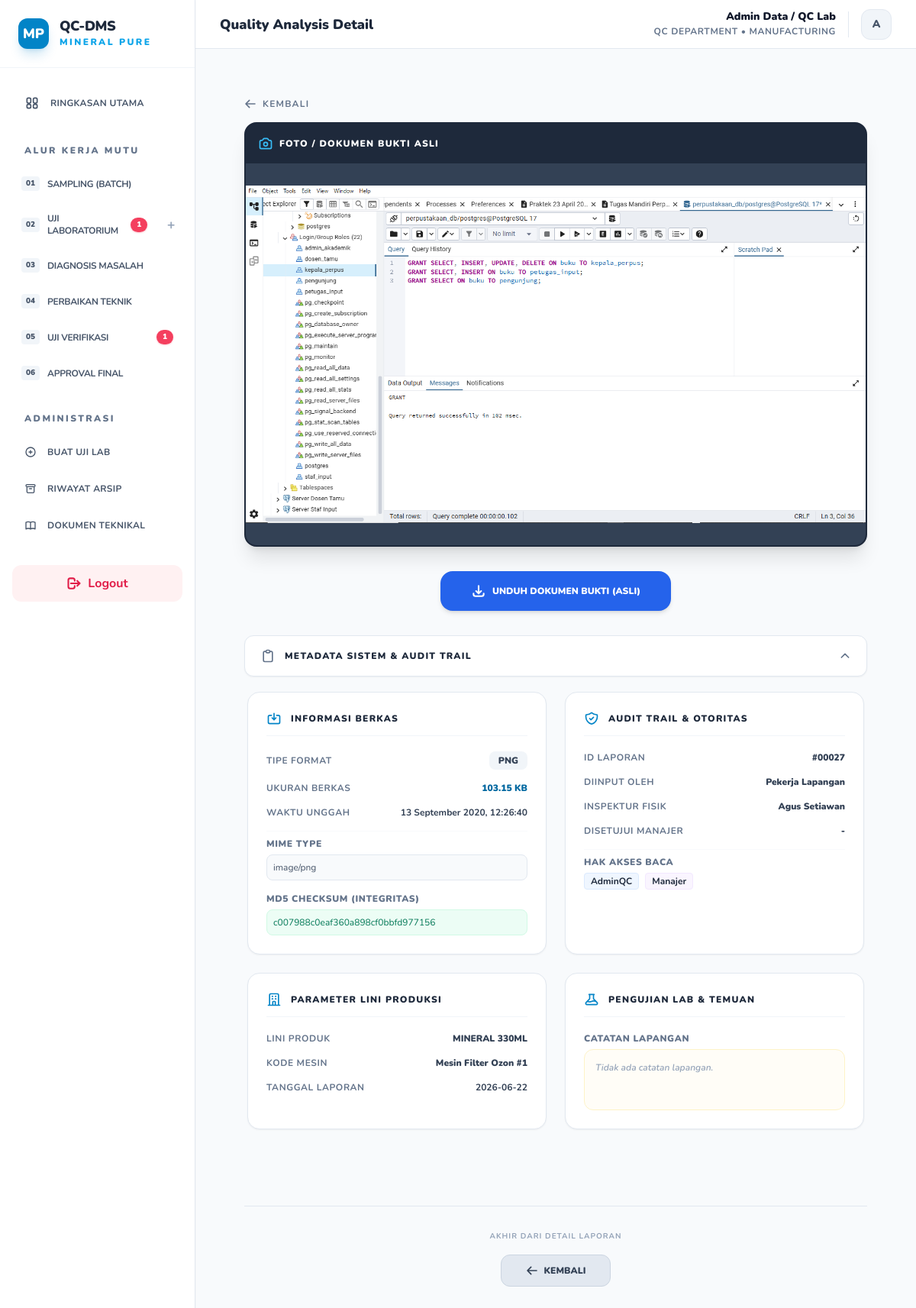
Screenshot of /view.php?id=27 (signed in) with the database file from the repository.
### tables this page shows
CREATE TABLE documents (
        id INTEGER PRIMARY KEY AUTOINCREMENT,
        no_dokumen TEXT UNIQUE,
        nama_dokumen TEXT,
        produk TEXT,
        jenis TEXT,
        tanggal TEXT,
        inspector TEXT,
        machine_id TEXT,
        admin_entry_name TEXT,
        status TEXT,
        status_mutu TEXT DEFAULT 'Passed',
        approval_status TEXT DEFAULT 'Waiting Approval',
        approved_by TEXT,
        link TEXT,
        deskripsi TEXT,
        folder_path TEXT,
        parent_doc_id INTEGER,
        ph TEXT,
        tds TEXT,
        kekeruhan TEXT,
        created_at DATETIME,
        approved_at DATETIME,
        archived_at DATETIME
    , file_path TEXT, external_link TEXT);

### view.php (the view, shortened to what this page needs)
<?php
require 'db.php';
$id = $_GET['id'] ?? null;
$stmt = $pdo->prepare("SELECT * FROM documents WHERE id = ?");
$stmt->execute([$id]);
$doc = $stmt->fetch(PDO::FETCH_ASSOC);
$file_size_formatted = '0 KB';
$file_ext = 'UNKNOWN';
$file_mime = 'application/octet-stream';
$file_hash = '-';
$file_upload_time = $doc['tanggal'];
if (!empty($doc['file_path']) && file_exists($doc['file_path'])) {
    $file_size = filesize($doc['file_path']);
    $units = array('B', 'KB', 'MB', 'GB', 'TB');
    $bytes = max($file_size, 0);
    $pow = floor(($bytes ? log($bytes) : 0) / log(1024));
    $pow = min($pow, count($units) - 1);
    $bytes /= pow(1024, $pow);
    $file_size_formatted = round($bytes, 2) . ' ' . $units[$pow];
    $file_ext = strtoupper(pathinfo($doc['file_path'], PATHINFO_EXTENSION));
    $file_mime = mime_content_type($doc['file_path']);
    $file_hash = md5_file($doc['file_path']);
    $file_upload_time = date("d F Y, H:i:s", filemtime($doc['file_path']));
} elseif (!empty($doc['external_link'])) {
    $file_ext = 'CLOUD LINK';
    $file_mime = 'URI/Hyperlink';
    $file_size_formatted = 'External Storage';
    $file_hash = 'N/A (Cloud Data)';
}
?>
<!DOCTYPE html>
<html lang="id">
<head>
    <script src="https://cdn.tailwindcss.com"></script>
</head>
<body class="bg-slate-50 min-h-screen antialiased text-slate-800">
    <?php include 'sidebar.php'; ?>
    <div class="max-w-5xl mx-auto py-4 md:py-8 px-4 md:px-8 view-container">
        <div class="mb-4 flex items-center gap-3 no-print">
            <a href="javascript:history.back()" class="flex items-center gap-2 font-bold text-slate-500 hover:text-sky-600 transition-all text-sm md:text-xs md:uppercase md:tracking-widest">
                <svg class="w-4 h-4" fill="none" stroke="currentColor" viewBox="0 0 24 24" xmlns="http://www.w3.org/2000/svg"><path stroke-linecap="round" stroke-linejoin="round" stroke-width="2.5" d="M10 19l-7-7m0 0l7-7m-7 7h18"></path></svg>
                <span>Kembali</span>
            </a>
        </div>
        <?php if (!empty($doc['file_path']) || !empty($doc['external_link'])): ?>
        <div class="mb-8 no-print">
            <div class="bg-slate-900 rounded-2xl overflow-hidden shadow-xl border-2 border-slate-800">
                <div class="p-4 bg-slate-800 flex justify-between items-center">
                    <div class="flex items-center gap-2">
                        <h4 class="text-xs font-black text-white uppercase tracking-widest">Foto / Dokumen Bukti Asli</h4>
                    </div>
                </div>
                <div class="bg-slate-700 doc-preview-box" style="height:500px">
                    <?php if (!empty($doc['file_path'])): ?>
                        <?php
                        $ext = strtolower(pathinfo($doc['file_path'], PATHINFO_EXTENSION));
                        if (in_array($ext, ['jpg', 'jpeg', 'png', 'webp'])): ?>
                            <img src="<?= htmlspecialchars($doc['file_path']) ?>" class="w-full h-full object-contain" style="display:block">
                        <?php else: ?>
                            <iframe src="<?= htmlspecialchars($doc['file_path']) ?>" class="w-full h-full border-none"></iframe>
                        <?php endif; ?>
                    <?php endif; ?>
                </div>
            </div>
        </div>
        <?php endif; ?>
        <div class="mb-8 flex-col sm:flex-row justify-center items-center gap-4 sm:gap-6 no-print action-area desktop-action-toolbar hidden md:flex">
            <?php if (!empty($doc['file_path'])): ?>
                <a href="<?= htmlspecialchars($doc['file_path']) ?>" download class="w-full sm:w-auto justify-center px-10 py-4 bg-blue-600 text-white text-xs font-black uppercase rounded-2xl hover:bg-blue-700 transition-all shadow-md flex items-center gap-2">
                    <svg class="w-5 h-5" fill="none" stroke="currentColor" viewBox="0 0 24 24" xmlns="http://www.w3.org/2000/svg"><path stroke-linecap="round" stroke-linejoin="round" stroke-width="2.5" d="M4 16v1a3 3 0 003 3h10a3 3 0 003-3v-1m-4-4l-4 4m0 0l-4-4m4 4V4"></path></svg>
                    Unduh Dokumen Bukti (Asli)
                </a>
            <?php endif; ?>
        </div>
        <div class="mb-16">
            <div class="no-print">
                <button onclick="toggleMetadata()" class="w-full py-4 px-5 bg-white hover:bg-slate-50 rounded-xl flex justify-between items-center transition-all border border-slate-200 shadow-sm">
                    <div class="flex items-center gap-3">
                        <h4 class="text-xs font-black text-slate-650 uppercase tracking-widest">Metadata Sistem & Audit Trail</h4>
                    </div>
                    <span id="metaArrow" class="transform transition-transform duration-300 text-slate-500" style="transform: rotate(180deg);">
                        <svg class="w-4 h-4" fill="none" stroke="currentColor" viewBox="0 0 24 24" xmlns="http://www.w3.org/2000/svg"><path stroke-linecap="round" stroke-linejoin="round" stroke-width="2.5" d="M19 9l-7 7-7-7"></path></svg>
                    </span>
                </button>
            </div>
            <div id="metadataSection" class="metadata-content open mt-4">
                <div class="no-print grid grid-cols-1 md:grid-cols-2 gap-6 p-1 mb-8 meta-grid">
                    <div class="bg-white p-6 rounded-2xl border border-slate-200 shadow-sm">
                        <div class="flex items-center gap-3 mb-5 pb-3 border-b border-slate-100">
                            <svg class="w-5 h-5 text-sky-600" fill="none" stroke="currentColor" viewBox="0 0 24 24" xmlns="http://www.w3.org/2000/svg">
                                <path stroke-linecap="round" stroke-linejoin="round" stroke-width="2" d="M8 7H5a2 2 0 00-2 2v9a2 2 0 002 2h14a2 2 0 002-2V9a2 2 0 00-2-2h-3m-1 4l-3 3m0 0l-3-3m3 3V4"></path>
                            </svg>
                            <h4 class="text-xs font-black text-slate-800 uppercase tracking-widest">Informasi Berkas</h4>
                        </div>
                        <ul class="space-y-4">
                            <li class="flex justify-between items-center">
                                <span class="text-xs font-bold text-slate-500 uppercase tracking-wider">Tipe Format</span>
                                <span class="text-xs font-black text-slate-700 bg-slate-100 px-3 py-1 rounded-lg"><?= $file_ext ?></span>
                            </li>
                            <li class="flex justify-between items-center">
                                <span class="text-xs font-bold text-slate-500 uppercase tracking-wider">Ukuran Berkas</span>
                                <span class="text-xs font-black text-sky-700"><?= $file_size_formatted ?></span>
                            </li>
                            <li class="flex justify-between items-center">
                                <span class="text-xs font-bold text-slate-500 uppercase tracking-wider">Waktu Unggah</span>
                                <span class="text-xs font-bold text-slate-700"><?= $file_upload_time ?></span>
                            </li>
                            <li class="flex flex-col gap-1.5 pt-2 border-t border-slate-50">
                                <span class="text-xs font-black text-slate-500 uppercase tracking-wider">MIME Type</span>
                                <span class="text-xs font-mono text-slate-600 bg-slate-50 p-2 rounded-lg border border-slate-200"><?= $file_mime ?></span>
                            </li>
                            <li class="flex flex-col gap-1.5">
                                <span class="text-xs font-black text-slate-500 uppercase tracking-wider">MD5 Checksum (Integritas)</span>
                                <span class="text-xs font-mono text-emerald-700 bg-emerald-50 p-2 rounded-lg border border-emerald-100 break-all"><?= $file_hash ?></span>
                            </li>
                        </ul>
                    </div>
                    <div class="bg-white p-6 rounded-2xl border border-slate-200 shadow-sm">
                        <div class="flex items-center gap-3 mb-5 pb-3 border-b border-slate-100">
                            <h4 class="text-xs font-black text-slate-800 uppercase tracking-widest">Audit Trail & Otoritas</h4>
                        </div>
                        <ul class="space-y-4">
                            <li class="flex justify-between items-center">
                                <span class="text-xs font-bold text-slate-500 uppercase tracking-wider">ID Laporan</span>
                                <span class="text-xs font-black text-slate-700">#<?= str_pad($doc['id'], 5, '0', STR_PAD_LEFT) ?></span>
                            </li>
                            <li class="flex justify-between items-center">
                                <span class="text-xs font-bold text-slate-500 uppercase tracking-wider">Diinput Oleh</span>
                                <span class="text-xs font-black text-slate-700"><?= htmlspecialchars(str_replace('_', ' ', $doc['admin_entry_name'] ?? 'Pekerja Lapangan')) ?></span>
                            </li>
                            <li class="flex justify-between items-center">
                                <span class="text-xs font-bold text-slate-500 uppercase tracking-wider">Inspektur Fisik</span>
                                <span class="text-xs font-black text-slate-700"><?= htmlspecialchars($doc['inspector'] ?? '-') ?></span>
                            </li>
                            <li class="flex justify-between items-center">
                                <span class="text-xs font-bold text-slate-500 uppercase tracking-wider">Disetujui Manajer</span>
                                <span class="text-xs font-black text-slate-700"><?= htmlspecialchars(explode('(', $doc['approved_by'] ?? '-')[0]) ?></span>
                            </li>
                            <li class="flex flex-col gap-1.5 pt-2 border-t border-slate-50">
                                <span class="text-xs font-black text-slate-500 uppercase tracking-wider">Hak Akses Baca</span>
                                <div class="flex gap-2">
                                    <span class="text-xs font-bold text-blue-750 bg-blue-50 px-2 py-0.5 rounded border border-blue-100">AdminQC</span>
                                    <span class="text-xs font-bold text-purple-750 bg-purple-50 px-2 py-0.5 rounded border border-purple-100">Manajer</span>
                                </div>
                            </li>
                        </ul>
                    </div>
                    <div class="bg-white p-6 rounded-2xl border border-slate-200 shadow-sm">
                        <div class="flex items-center gap-3 mb-5 pb-3 border-b border-slate-100">
                            <h4 class="text-xs font-black text-slate-800 uppercase tracking-widest">Parameter Lini Produksi</h4>
                        </div>
                        <ul class="space-y-4">
                            <li class="flex justify-between items-center">
                                <span class="text-xs font-bold text-slate-500 uppercase tracking-wider">Lini Produk</span>
                                <span class="text-xs font-black text-slate-700 uppercase"><?= htmlspecialchars(str_replace('_', ' ', $doc['produk'])) ?></span>
                            </li>
                            <li class="flex justify-between items-center">
                                <span class="text-xs font-bold text-slate-500 uppercase tracking-wider">Kode Mesin</span>
                                <span class="text-xs font-black text-slate-700"><?= htmlspecialchars($doc['machine_id'] ?? '-') ?></span>
                            </li>
                            <li class="flex justify-between items-center">
                                <span class="text-xs font-bold text-slate-500 uppercase tracking-wider">Tanggal Laporan</span>
                                <span class="text-xs font-bold text-slate-700"><?= htmlspecialchars($doc['tanggal']) ?></span>
                            </li>
                        </ul>
                    </div>
                    <div class="bg-white p-6 rounded-2xl border border-slate-200 shadow-sm">
                        <div class="flex items-center gap-3 mb-5 pb-3 border-b border-slate-100">
                            <h4 class="text-xs font-black text-slate-800 uppercase tracking-widest">Pengujian Lab & Temuan</h4>
                        </div>
                        <div class="flex flex-col gap-1.5">
                            <span class="text-xs font-black text-slate-500 uppercase tracking-wider">Catatan Lapangan</span>
                            <div class="text-xs font-semibold text-slate-700 bg-amber-50/40 p-3.5 rounded-xl border border-amber-100 leading-relaxed min-h-[80px]">
                                <?= !empty($doc['deskripsi']) ? $doc['deskripsi'] : '<span class="italic text-slate-400">Tidak ada catatan lapangan.</span>' ?>
                            </div>
                        </div>
                    </div>
                </div>
            </div>
        </div>
        <div class="mt-8 mb-20 no-print text-center border-t border-slate-200 pt-8">
            <p class="text-[10px] font-bold text-slate-400 uppercase mb-4 tracking-widest">Akhir dari Detail Laporan</p>
            <a href="javascript:history.back()" class="inline-flex items-center gap-2 px-8 py-3 bg-slate-200 hover:bg-slate-355 text-slate-700 font-black text-xs uppercase rounded-xl transition-all border border-slate-300">
                <svg class="w-4 h-4 text-slate-650" fill="none" stroke="currentColor" viewBox="0 0 24 24" xmlns="http://www.w3.org/2000/svg"><path stroke-linecap="round" stroke-linejoin="round" stroke-width="2.5" d="M10 19l-7-7m0 0l7-7m-7 7h18"></path></svg>
                Kembali
            </a>
        </div>
    </div>
    </main>
    </div>
    </div>
</body>
</html>

### rows the page displays
documents: file_path (picture), file_path "PNG", file_path "103.15 KB", file_path "13 September 2020, 12:26:40", file_path "image/png", file_path "c007988c0eaf360a898cf0bbfd977156", id "00027", admin_entry_name "Pekerja Lapangan", inspector "Agus Setiawan", approved_by "-", produk "MINERAL 330ML", machine "Mesin Filter Ozon #1", tanggal "2026-06-22"

### other values shown
$val['num'] "01"
$val['title'] "SAMPLING (BATCH)"
$val['num'] "02"
$val['title'] "UJI LABORATORIUM"
$pending_counts[$key] "1"
$val['num'] "03"
$val['title'] "DIAGNOSIS MASALAH"
$val['num'] "04"
$val['title'] "PERBAIKAN TEKNIK"
$val['num'] "05"
$val['title'] "UJI VERIFIKASI"
$val['num'] "06"
$val['title'] "APPROVAL FINAL"
$role_name "Admin Data / QC Lab"
substr($role_name, 0, 1) "A"
